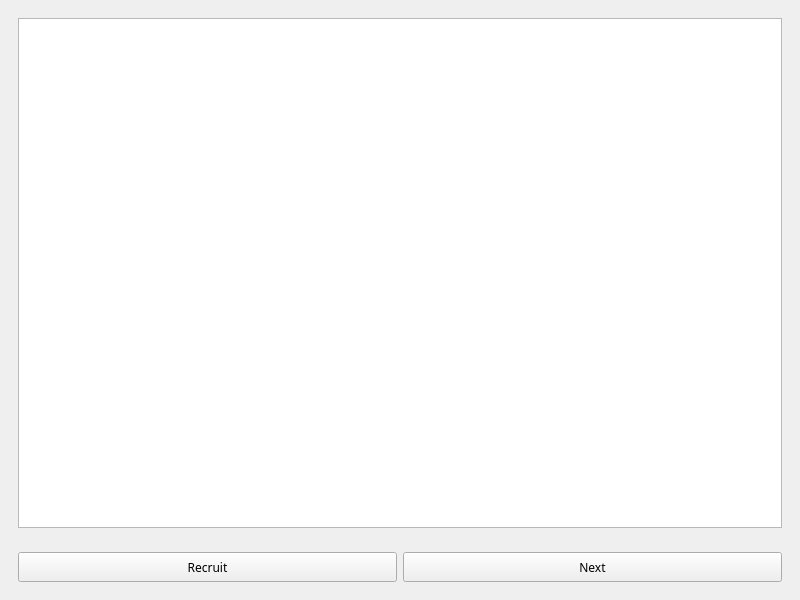
<?xml version="1.0" encoding="UTF-8"?>
<ui version="4.0">
 <class>MainWindow</class>
 <widget class="QMainWindow" name="MainWindow">
  <property name="geometry">
   <rect>
    <x>0</x>
    <y>0</y>
    <width>800</width>
    <height>600</height>
   </rect>
  </property>
  <property name="font">
   <font>
    <family>微软雅黑</family>
   </font>
  </property>
  <property name="windowTitle">
   <string>MainWindow</string>
  </property>
  <widget class="QWidget" name="centralwidget">
   <layout class="QGridLayout" name="gridLayout">
    <item row="0" column="0">
     <widget class="QWidget" name="PeopleDisplayWidget" native="true">
      <layout class="QGridLayout" name="gridLayout_3">
       <item row="0" column="0">
        <widget class="QTableView" name="PeopleDisplayTable"/>
       </item>
      </layout>
     </widget>
    </item>
    <item row="1" column="0">
     <widget class="QWidget" name="PeopleButtonWidget" native="true">
      <property name="maximumSize">
       <size>
        <width>16777215</width>
        <height>80</height>
       </size>
      </property>
      <layout class="QGridLayout" name="gridLayout_2">
       <item row="0" column="0">
        <widget class="QPushButton" name="PeopleRecruitButton">
         <property name="minimumSize">
          <size>
           <width>0</width>
           <height>30</height>
          </size>
         </property>
         <property name="text">
          <string>Recruit</string>
         </property>
        </widget>
       </item>
       <item row="0" column="1">
        <widget class="QPushButton" name="NextPeriodButton">
         <property name="minimumSize">
          <size>
           <width>0</width>
           <height>30</height>
          </size>
         </property>
         <property name="text">
          <string>Next</string>
         </property>
        </widget>
       </item>
      </layout>
     </widget>
    </item>
   </layout>
  </widget>
 </widget>
 <resources/>
 <connections/>
</ui>
